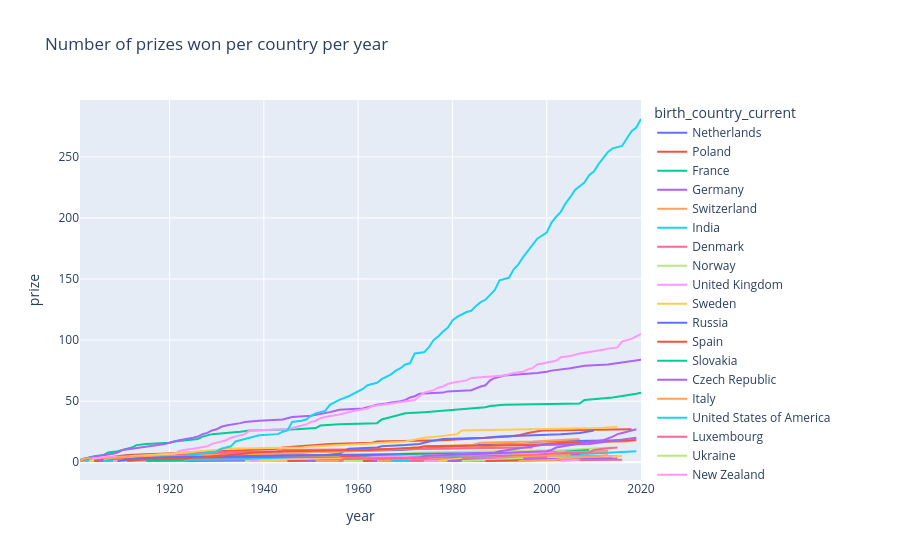

Notebook code cell kept with this figure:
### Code cell
fig = px.line(cumulative_prizes, 
              x="year", 
              y="prize", 
              color='birth_country_current',
              hover_name='birth_country_current',
              title="Number of prizes won per country per year")
fig.show()
